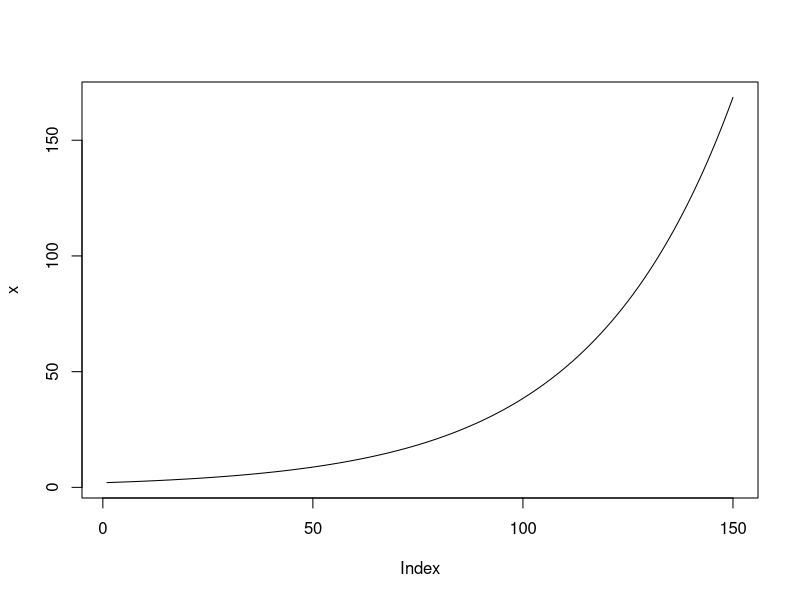
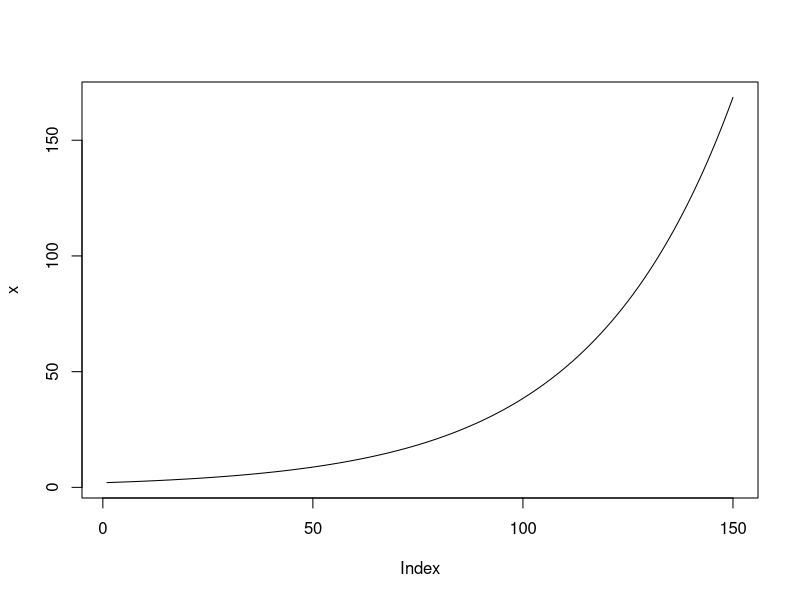
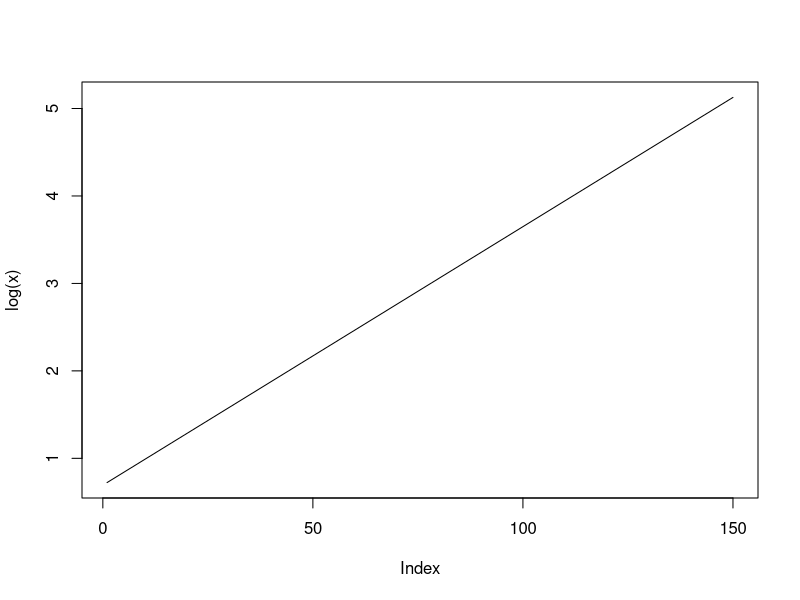

Reproduce these figures in R, in order.
## ---- chunk 1
#| echo: true
#| output-location: column-fragment
f = function(x0, g, t){
  
  x0*(1+g)^t
  
}

x0 = 2
g = 0.03
t = 1:150

x = f(x0 = x0, g = g, t = t)

plot(x, type = "l")




## ---- chunk 2
#| echo: true
plot(x, type = "l")
## ---- chunk 3
#| echo: true
plot(log(x), type = "l")
## ---- chunk 4
#| echo: true
g = log(x) - lag(log(x))

g[-1]
